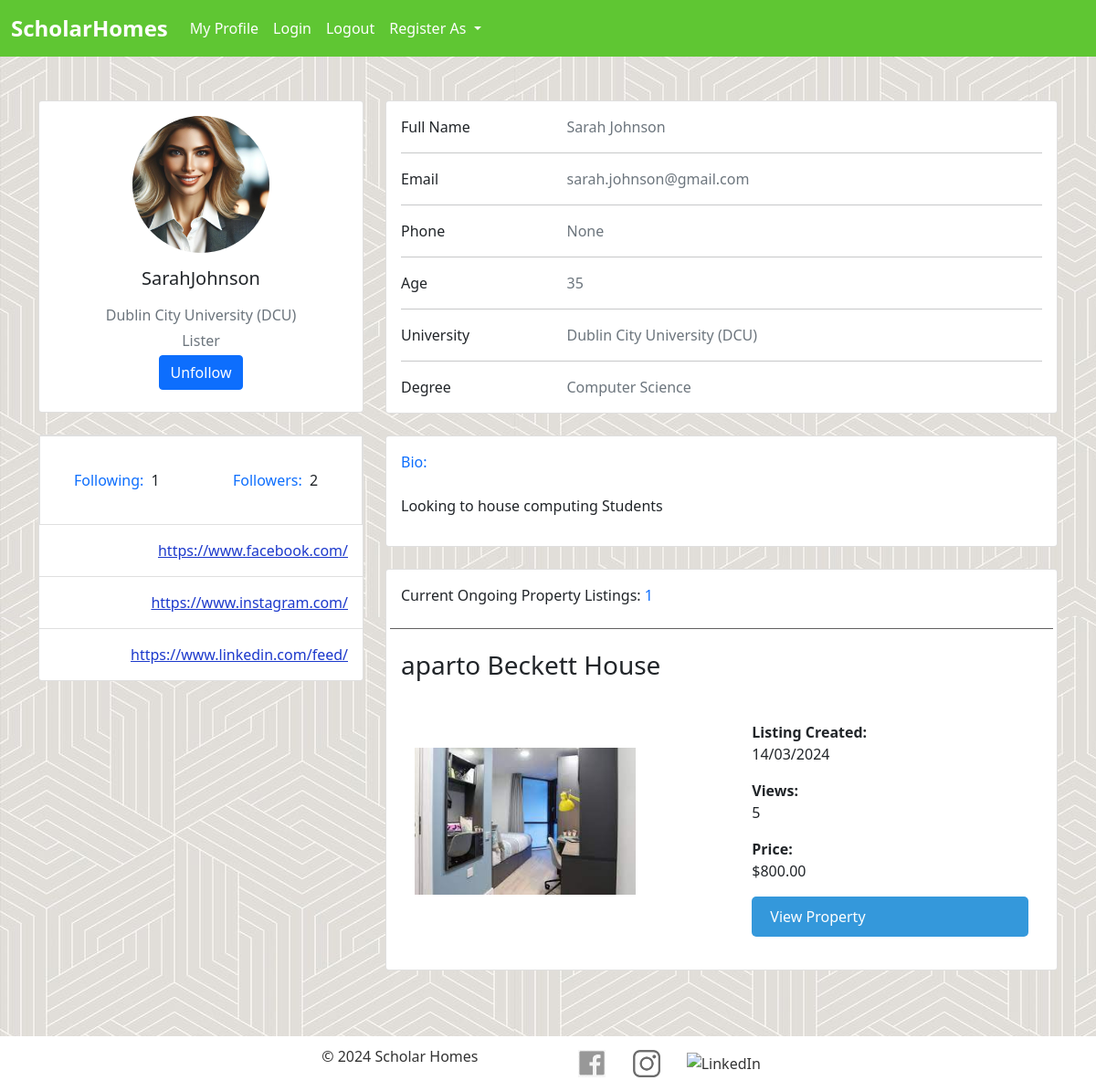
Page /view_profile/17 (signed in) on the committed database.
### AuthExample/models.py (models this page shows, shortened)
class User(AbstractUser):
    id = models.AutoField(primary_key=True)  # Unique ID for each user
    is_student = models.BooleanField(default=False)  # Flag to determine if the user is a student
    gender = models.CharField(max_length=20, choices=genders, default="Male")  # User's gender
    def followers_count(self):
        return self.followers.count()  # Return the number of followers
    def following_count(self):
        return self.following.count()  # Return the number of following users

class Student_profile(models.Model):
    id = models.AutoField(primary_key=True)
    user = models.OneToOneField(User, on_delete=models.CASCADE)  # Link to a User instance
    email = models.EmailField(max_length=255, null=True)
    phone_number = models.CharField(max_length=10, null=True, validators=[RegexValidator(r'^\d{1,10}$')])
    first_name = models.CharField(max_length=20)
    last_name = models.CharField(max_length=20)
    birth_date = models.DateField(default=date(2000, 1, 1))  # Birth date with a default value
    degree = models.ForeignKey(Degrees, on_delete=models.CASCADE)  # Foreign key to Degrees model
    university = models.ForeignKey(Universities, on_delete=models.CASCADE, null=True)  # Optional link to Universities
    profile_image = models.ImageField(upload_to='media/', null=True, blank=True)
    facebook_link = models.CharField(max_length=32, null=True, blank=True)
    instagram_link = models.CharField(max_length=32, null=True, blank=True)
    linkedin_link = models.CharField(max_length=32, null=True, blank=True)
    personal_page_link = models.CharField(max_length=32, null=True, blank=True)
    bio = models.TextField(blank=True, null=True)
    def calculate_age(self):
        today = date.today()
        age = today.year - self.birth_date.year - ((today.month, today.day) < (self.birth_date.month, self.birth_date.day))
        return age

class Universities(models.Model):
    id = models.AutoField(primary_key=True)
    name = models.CharField(max_length=45)  # Name of the university
    def __str__(self):
        return self.name

class Degrees(models.Model):
    id = models.AutoField(primary_key=True)
    name = models.CharField(max_length=35)  # Name of the degree
    def __str__(self):
        return self.name

class Property(models.Model):
    id = models.AutoField(primary_key=True)
    user = models.ForeignKey(User, on_delete=models.CASCADE)  # Link to the user listing the property
    property_name = models.CharField(max_length=25, default="")
    description = models.TextField(default="")
    image = models.ImageField(upload_to='media/', null=True, blank=True)
    price = models.DecimalField(
        default=0,
        max_digits=10,
        decimal_places=2,
        null=False,
        validators=[MinValueValidator(0, message="Price cannot be negative.")],
    )
    created_at = models.DateTimeField(auto_now_add=True)
    view_count = models.PositiveIntegerField(default=0)
    address_line_1 = models.CharField(max_length=255, default='')
    address_line_2 = models.CharField(max_length=255, default='')
    city = models.CharField(max_length=255, default='')
    post_code = models.CharField(max_length=255, default='')
    ongoing = models.CharField(null=False, default=True, max_length=5)

### AuthExample/views.py (the view)
# urls.py: path('view_profile/<int:user_id>', views.view_profile, name="view_profile"),
def view_profile(request, user_id):
    user = User.objects.get(id=user_id)
    is_following = False  # Initialize the variable indicating the user is not following (used in template)
    if Follow.objects.filter(follower=request.user, followed_user=user).exists():
        is_following = True # Changes the variable to following
    if user.is_student == False:
        properties = Property.objects.filter(user=user)
        return render(request, 'view_profile.html', {'user': user, 'properties': properties, 'is_following': is_following})
    else:
        return render(request, 'view_profile.html', {'user': user, 'is_following': is_following})

### AuthExample/templates/view_profile.html (shortened to what this page needs)
{% extends 'base.html' %}
{% block content %}
    <div class="container py-5">
      <div class="row">
        <div class="col-lg-4">
          <div class="card mb-4">
            <div class="card-body text-center">
              {% if user.student_profile.profile_image %}
                <img src="{{ user.student_profile.profile_image.url }}" alt="profile image"
                  class="rounded-circle img-fluid" style="width: 150px;">
              {% else %}
                <img src="https://mdbcdn.b-cdn.net/img/Photos/new-templates/bootstrap-chat/ava3.webp" alt="avatar"
                  class="rounded-circle img-fluid" style="width: 150px;">
              {% endif %}
              <h5 class="my-3">{{ user.username }} </h5>
              <p class="text-muted mb-1">{{ user.student_profile.university }}</p>
              {% if user.is_student == False %}
                <p class="text-muted mb-1">Lister</p>
              {% else %}
                <p class="text-muted mb-1">Seeker</p>
              {% endif %}
              <div class="d-flex justify-content-center mb-2">
                {% if user != request.user %}
                  {% if is_following %}
                      <form action="{% url 'unfollow_user' user.id %}" method="post">
                          <button type="submit" class="btn btn-primary">Unfollow</button>
                      </form>
                  {% else %}
                      <form action="{% url 'follow_user' user.id %}" method="post">
                          {% csrf_token %}
                          <button type="submit" class="btn btn-primary">Follow</button>
                      </form>
                  {% endif %}
                {% else %}
                  {% if user.is_authenticated %}
                    <a class="nav-link" href="/edit_profile/"><button type="submit" class="btn btn-primary">edit profile</button></a>
                  {% endif %}
                {% endif %}
              </div>
            </div>
          </div>
          <div class="card mb-4 mb-lg-0">
            <div class="card-body p-0">
              <div class="list-group-item d-flex justify-content-between align-items-center p-3">
                <div class="text-section"><a href="{% url 'following' user.id %}"><span class="text-primary font-italic me-1">Following:</span></a> {{ user.following_count }}</div>
                <div class="image-section"><a href="{% url 'followers' user.id %}"><span class="text-primary font-italic me-1">Followers:</span></a> {{ user.followers_count }}</div>
              </div>
            </div>
            <div class="card-body p-0">
              <ul class="list-group list-group-flush rounded-3">
                {% if user.student_profile.facebook_link %}
                <li class="list-group-item d-flex justify-content-between align-items-center p-3">
                  <p class="mb-0">
                     <a class="blue-text" href="{{ user.student_profile.facebook_link }}">{{ user.student_profile.facebook_link }}</a>
                  </p>
                </li>
                {% endif %}
                {% if user.student_profile.instagram_link %}
                <li class="list-group-item d-flex justify-content-between align-items-center p-3">
                  <p class="mb-0">
                     <a class="blue-text" href="{{ user.student_profile.instagram_link }}">{{ user.student_profile.instagram_link }}</a>
                  </p>
                </li>
                {% endif %}
                {% if user.student_profile.linkedin_link %}
                <li class="list-group-item d-flex justify-content-between align-items-center p-3">
                  <p class="mb-0">
                     <a class="blue-text" href="{{ user.student_profile.linkedin_link }}">{{ user.student_profile.linkedin_link }}</a>
                  </p>
                </li>
                {% endif %}
              </ul>
            </div>
          </div>
        </div>
        <div class="col-lg-8">
          <div class="card mb-4">
            <div class="card-body">
              <div class="row">
                <div class="col-sm-3">
                  <p class="mb-0">Full Name</p>
                </div>
                <div class="col-sm-9">
                  <p class="text-muted mb-0">{{ user.student_profile.first_name }} {{ user.student_profile.last_name }}</p>
                </div>
              </div>
              <hr>
              <div class="row">
                <div class="col-sm-3">
                  <p class="mb-0">Email</p>
                </div>
                <div class="col-sm-9">
                  <p class="text-muted mb-0">{{ user.student_profile.email }}</p>
                </div>
              </div>
              <hr>
              <div class="row">
                <div class="col-sm-3">
                  <p class="mb-0">Phone</p>
                </div>
                <div class="col-sm-9">
                  <p class="text-muted mb-0">{{ user.student_profile.phone_number }}</p>
                </div>
              </div>
              <hr>
              <div class="row">
                <div class="col-sm-3">
                  <p class="mb-0">Age</p>
                </div>
                <div class="col-sm-9">
                  <p class="text-muted mb-0">{{ user.student_profile.calculate_age}}</p>
                </div>
              </div>
              <hr>
              <div class="row">
                <div class="col-sm-3">
                  <p class="mb-0">University</p>
                </div>
                <div class="col-sm-9">
                  <p class="text-muted mb-0">{{ user.student_profile.university }}</p>
                </div>
              </div>
              <hr>
              <div class="row">
                <div class="col-sm-3">
                  <p class="mb-0">Degree</p>
                </div>
                <div class="col-sm-9">
                  <p class="text-muted mb-0">{{ user.student_profile.degree }}</p>
                </div>
              </div>
            </div>
          </div>
            <div class="card mb-4">
              <div class="card-body">
                <div class="row">
                  <p class="mb-4"><span class="text-primary font-italic me-1">Bio:</span>
                  </p>
                  <p>{{ user.student_profile.bio }}</p>
                </div>
              </div>
            </div>
            {% if not user.is_student %}
            <div class="card mb-4">
              <div class="card-body">
                <div class="row">
                  <p class="mb-4">Current Ongoing Property Listings: <span class="text-primary font-italic me-1">
                    {% if properties %}
                      {{ properties.count }}
                    {% else %}
                      0
                    {% endif %}
                  </span>
                  </p>
                  {% for property in properties %}
                    <br><div class="divider"></div><br>
                        <h3>{{ property.property_name }}</h3>
                        {% if property.image %}
                          <div class="image-section">
                            <img src="{{ property.image.url }}" alt="Property Image" width="80%" height="Auto">
                          </div>
                            {% else %}
                          <p>No image available</p>
                        {% endif %}
                        <div class="text-section">
                          <p><div class="bold">Listing Created:</div> {{ property.created_at|date:"d/m/Y" }}</p>
                          <p><div class="bold">Views:</div> {{ property.view_count }}</p>
                          <p><div class="bold">Price:</div> ${{ property.price }}</p>
                          <a class="apply-button" href="/properties/{{property.id}}">View Property</a>
                        </div>
                  {% endfor %}
                </div>
              </div>
            </div>
            {% endif %}
        </div>
      </div>
    </div>
{% endblock %}

### AuthExample/templates/base.html (style rules this page uses)
.text-section { float: left !important; width: 45% !important; padding: 20px; box-sizing: border-box; margin: auto 15px auto auto !important }
.image-section { padding: 20px; float: right !important; width: 45% !important; box-sizing: border-box; margin: auto auto auto 15px !important; }
a { color: rgb(254, 254, 254) !important; }
a.blue-text { color: hwb(230 11% 20%) !important; }
.bold { font-weight: bold; }
body { background-image: url('../../media/site-images/background-3.jpg'); background-repeat: repeat !important; margin: 0 !important; padding: 0 !important; min-height: 100vh !important; display: flex !important; flex-direction: column !important; }
.apply-button { display: block; padding: 10px 20px; background-color: #3498db; color: white; text-decoration: none; border-radius: 5px; }
.divider { width: 100%; height: 1px; background-color: #626060; margin: 20px 0; }

### rows in the picture
User: student_profile.profile_image (picture), username "SarahJohnson", student_profile.university "Dublin City University (DCU)", following_count "1", followers_count "2", student_profile.facebook_link "https://www.facebook.com/", student_profile.instagram_link "https://www.instagram.com/", student_profile.linkedin_link "https://www.linkedin.com/feed/", student_profile.first_name "Sarah", student_profile.last_name "Johnson", student_profile.email "sarah.johnson@gmail.com", student_profile.phone_number "None", student_profile.calculate_age "35", student_profile.degree "Computer Science", student_profile.bio "Looking to house computing Students"
Property: property_name "aparto Beckett House", image (picture), created_at "14/03/2024", view_count "5", price "800.00"

### other values in the picture
{{ properties.count }} "1"
